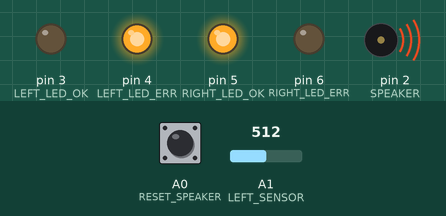
Simulated run of this sketch. Board: Arduino Uno, built with avr-gcc and run on an emulated ATmega328P. Parts: output pins drawn as LEDs (lit = HIGH), buzzer (waves = sounding, pin HIGH). The inputs (shaded band) are chosen by the test bench; at power-on: A1 (LEFT_SENSOR) = 512, A0 (RESET_SPEAKER) LOW.

Above: at 1.25 s.
1.3 s: A1 (LEFT_SENSOR) set to 0
At 2.1 s:
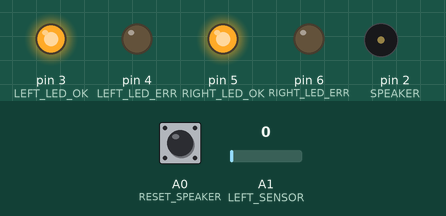
4.3 s: A1 (LEFT_SENSOR) set to 60
At 5.6 s:
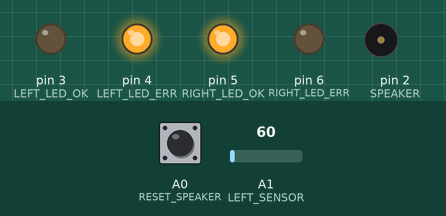
7.3 s: A0 (RESET_SPEAKER) pulled HIGH for 3.2 s
At 8.19 s:
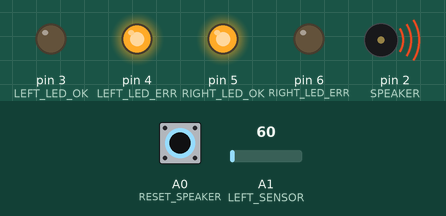
Timing chart, 0 to 10.3 s (numbered marks = the images above; inputs shaded):
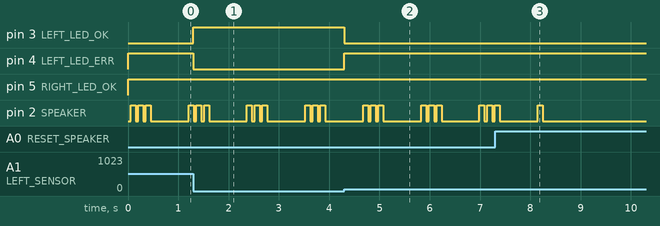

Measured:
- after the input at 1.3 s, pin 3 (LEFT_LED_OK): LOW → HIGH at once; pin 4 (LEFT_LED_ERR): HIGH → LOW at once
- after the input at 4.3 s, pin 3 (LEFT_LED_OK): HIGH → LOW at once; pin 4 (LEFT_LED_ERR): LOW → HIGH at once
- after the input at 7.3 s, pin 2 (SPEAKER): goes on until 8.2 s, then stays LOW
- by itself, pin 2 (SPEAKER): repeats every 1.2 s: 2 × (LOW 0.05 s, HIGH 0.10 s), LOW 0.75 s, HIGH 0.10 s

The sketch:

sejalnica.ino
```cpp
/* Program, ki preverja pretok umetnega gnoja
 v sejalnici OLT. Deluje preko dveh senzorjev
 in upozarja uporabnika, ko zazna zamaseno cev.

 @author David Rubin, 2019

 TODO: branje senzorjev
 TODO: zvok se naj sprozi glede na senzorja
 TODO: casovnik za silence (ce se slucajno ne ponastavi z odmasitvijo)
*/

// Pini za zvocnik in LEDice za levo in
// desno stran. V kolikor je ok gori
// LED_OK, v primeru napake se sprozi
// zvocnik in gori LED_ERR.
#define SPEAKER       2
#define LEFT_LED_OK   3
#define LEFT_LED_ERR  4
#define RIGHT_LED_OK  5
#define RIGHT_LED_ERR 6

// Gumb, ki ponastavi zvocnik (ga utisa
// do naslednje zamasitve)
#define RESET_SPEAKER A0

// Senzorja za pretok (inductive
// capacitive sensor).
#define LEFT_SENSOR   A1
#define RIGHT_SENSOR  A2

// Kako dolgo naj drzi gumb za preglasitev (ms)
#define LONG_PRESS    1000

// Prebrani podatki za stanje senzorjev
// V kolikor > 0 pomeni da je cev zadelana
short leftState = 0;
short rightState = 0;

// Vrednosti za zvocnik, kdaj je zacel predvajat
// in ali je bil pritisnjen gumb za preglastiev
boolean silence = false;
unsigned long soundStart = 0;

// Casovnik za drzanje gumba in aktivnosti
// ali se gumb drzi ali ne
unsigned long buttonPressTime = 0;
boolean shortPressActive = false;
boolean longPressActive = false;

// Casovnik in stevec za predvajanje zvoka
// v intervalih po tri piske
boolean sound = false;
unsigned long soundTimer = 0;
short beepCount = 0;


// UpdateLEDs posodobi prizgane ledice glede
// na stanje senzorjev
void updateLEDs() {
  if (leftState > 0) {
    digitalWrite(LEFT_LED_OK, LOW);
    digitalWrite(LEFT_LED_ERR, HIGH);
  } else {
    digitalWrite(LEFT_LED_OK, HIGH);
    digitalWrite(LEFT_LED_ERR, LOW);
  }

  if (rightState > 0) {
    digitalWrite(RIGHT_LED_OK, LOW);
    digitalWrite(RIGHT_LED_ERR, HIGH);
  } else {
    digitalWrite(RIGHT_LED_OK, HIGH);
    digitalWrite(RIGHT_LED_ERR, LOW);
  }
}


// MakeSound sprozi priskanje zvocnika
void makeSound() {
  // Preveri ali je potrebna tisina (uporabnik s gumbom preglasil)
   if (!silence) {
    // Piski so v intervalih po 3
    if (beepCount < 3) {
      // Ce je zvok utisan in je preteklo 50ms zapiskaj
      if (!sound && millis() - soundTimer > 50) {
        sound = true;
        digitalWrite(SPEAKER, HIGH);
        soundTimer = millis();
      }
      // Ce je zvok prizgan in je preteklo 100ms ga ugasni
      if (sound && millis() - soundTimer > 100) {
        sound = false;
        // Povecaj stevilo piskov
        beepCount += 1;
        digitalWrite(SPEAKER, LOW);
        soundTimer = millis();
      }
    } else {
      // V kolikor so se izvedli 3 piski, utisaj piskanje
      // in ga znova dovoli po 750ms
      if (millis() - soundTimer > 750) {
        beepCount = 0;
      }
    }
  } else {
    // V kolikor je bil gumb drzan za LONG_PRESS ugasni piskanje
    digitalWrite(2, LOW);
    sound = false;
  }
}


// CheckSoundButton skrbi za stanje gumba za zvok.
// V kolikor je bil drzan za LONG_PRESS cas se
// izklopi piskanje zvoka do odmasitve cevi.
void checkSoundButton() {
  if (digitalRead(RESET_SPEAKER)) {
    // Ce ga se ni prtisnal, zazeni timer za dolgo drzanje
    if (!shortPressActive) {
      shortPressActive = true;
      buttonPressTime = millis();
    }

    // Gumb je drzal dovolj dolgo casa, longPress je aktiven
    // in lahko utisamo zvocnik
    if ((millis() - buttonPressTime > LONG_PRESS) && !longPressActive) {
      longPressActive = true;
      silence = true;
    }

  } else {
    // Gumb je spustil in je samo kratko casa drzal
    if (shortPressActive) {
      if (longPressActive) {
        // Long press je bil aktiven, ponastavi
        longPressActive = false;
      }
      // ponastavi, ker ne drzi knofa vec
      shortPressActive = false;
    }
  }
}

void setup() {
  pinMode(SPEAKER, OUTPUT);
  pinMode(LEFT_LED_OK, OUTPUT);
  pinMode(LEFT_LED_ERR, OUTPUT);
  pinMode(RIGHT_LED_OK, OUTPUT);
  pinMode(RIGHT_LED_ERR, OUTPUT);

  pinMode(RESET_SPEAKER, INPUT);
  pinMode(LEFT_SENSOR, INPUT);
  // TODO SENSORS...
}


void loop() {
  // Preveri vrednosti senzorjev (ali je
  // katera izmed cevi zadelana)
  leftState = analogRead(LEFT_SENSOR);

  // Posodobi lucke glede na stanje senzorjev
  updateLEDs();

  // Preveri ali je pritisnjen gumb za zvok
  checkSoundButton();

  // Sprozi alaram
  makeSound();

}
```
